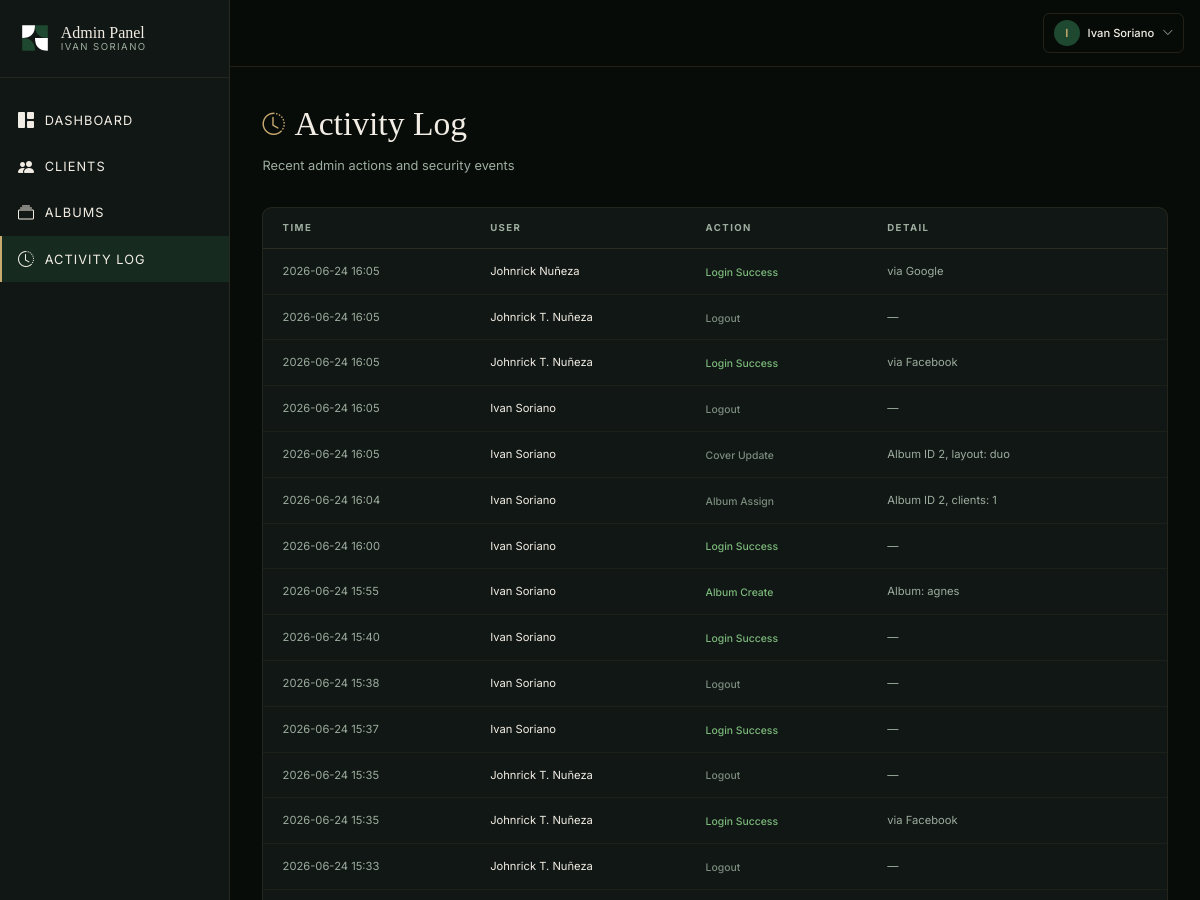
Before: /admin/logs (signed in, upper part) with the older database file.
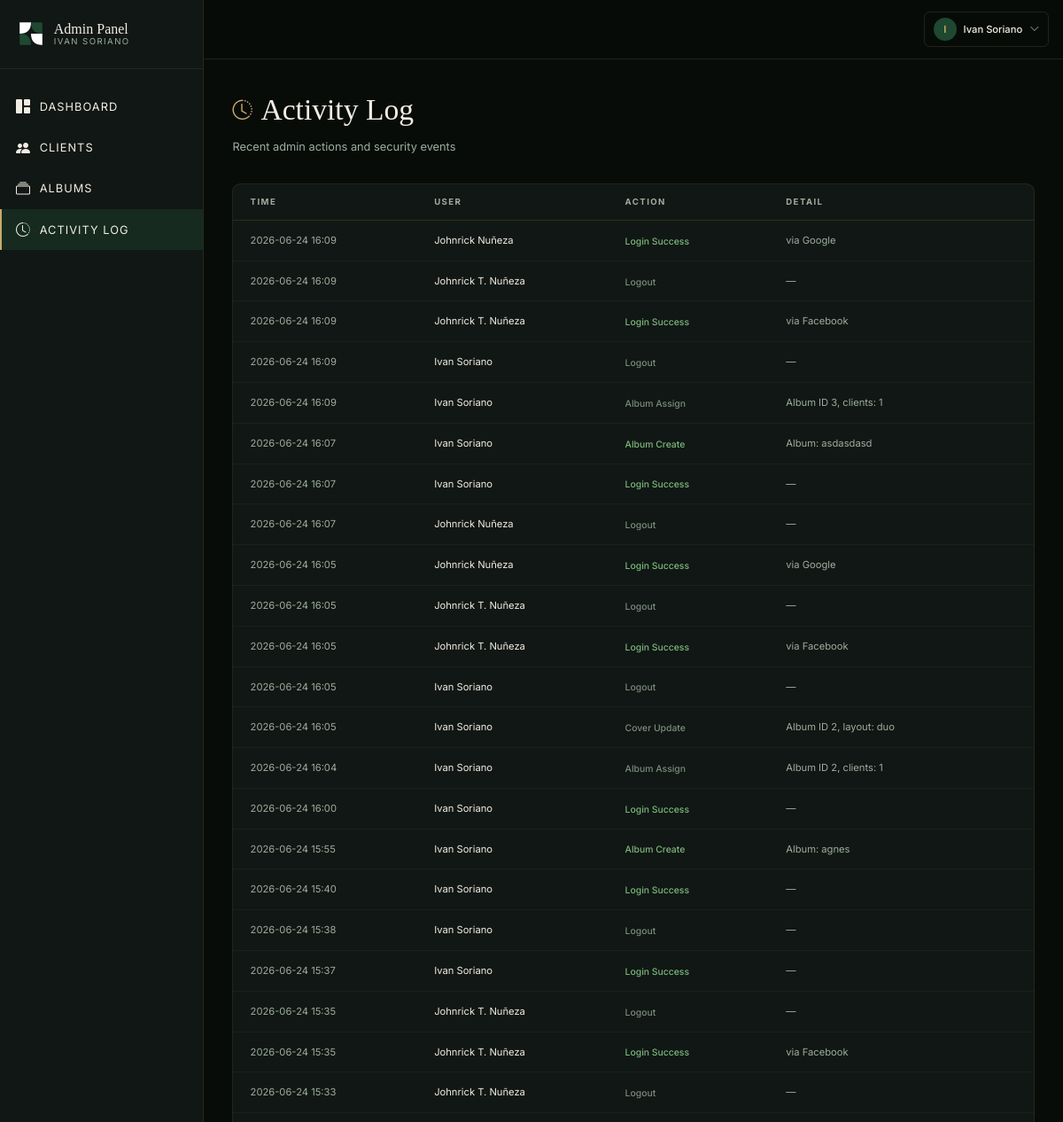
After: the same page with the newer database file.
### models.py (models this page shows, shortened)
class User(UserMixin, db.Model):
    __tablename__ = "users"
    id = db.Column(db.Integer, primary_key=True)
    email = db.Column(db.String(120), unique=True, nullable=False)
    password_hash = db.Column(db.String(256), nullable=True)
    role = db.Column(db.String(20), nullable=False, default="client")  # 'admin' or 'client'
    name = db.Column(db.String(100), nullable=False, default="")
    created_at = db.Column(db.DateTime, default=datetime.utcnow)
    failed_login_count = db.Column(db.Integer, default=0)
    locked_until = db.Column(db.DateTime, nullable=True)
    oauth_provider = db.Column(db.String(20), nullable=True)  # 'facebook', 'google', or None
    assignments = db.relationship("PhotoAssignment", backref="client", foreign_keys="PhotoAssignment.client_id", cascade="all, delete-orphan")
    @property
    def is_admin(self):
        return self.role == "admin"

class AdminLog(db.Model):
    __tablename__ = "admin_logs"
    id = db.Column(db.Integer, primary_key=True)
    user_id = db.Column(db.Integer, db.ForeignKey("users.id"), nullable=True)
    action = db.Column(db.String(100), nullable=False)
    detail = db.Column(db.Text, nullable=True)
    created_at = db.Column(db.DateTime, default=datetime.utcnow)
    user = db.relationship("User", foreign_keys=[user_id])

### admin.py (the view)
@admin_bp.route("/logs")
@admin_required
def logs():
    page = request.args.get("page", 1, type=int)
    per_page = 50
    pagination = AdminLog.query.order_by(AdminLog.created_at.desc()).paginate(
        page=page, per_page=per_page, error_out=False
    )
    return render_template("admin/logs.html", logs=pagination.items, pagination=pagination)

### admin.py (called while the page is built)
def admin_required(f):
    @wraps(f)
    @login_required
    def decorated(*args, **kwargs):
        if not current_user.is_admin:
            return redirect(url_for("client.gallery"))
        return f(*args, **kwargs)
    return decorated

### app.py (called while the page is built)
@login_manager.user_loader
def load_user(user_id):
    return User.query.get(int(user_id))

### templates/admin/logs.html (shortened to what this page needs)
{% extends "admin/base.html" %}
{% block content %}
<div class="admin-animate">
  <div class="mb-10">
    <div class="flex items-center gap-3 mb-2">
      <i class="bi bi-clock-history" style="font-size: 28px; color: var(--isp-gold);"></i>
      <h1 style="font-family: var(--font-display); color: var(--isp-cream); font-size: 42px; font-weight: 300;">Activity Log</h1>
    </div>
    <p style="color: var(--isp-text-muted); font-size: 16px;">Recent admin actions and security events</p>
  </div>
  <div class="rounded-xl overflow-hidden" style="background-color: var(--isp-bg-card); border: 1px solid rgba(200,169,110,0.1);">
    <table class="w-full">
      <thead>
        <tr style="border-bottom: 1px solid rgba(200,169,110,0.15);">
          <th class="text-left px-6 py-4 uppercase" style="font-size: 12px; letter-spacing: 0.15em; color: var(--isp-text-muted);">Time</th>
          <th class="text-left px-6 py-4 uppercase" style="font-size: 12px; letter-spacing: 0.15em; color: var(--isp-text-muted);">User</th>
          <th class="text-left px-6 py-4 uppercase" style="font-size: 12px; letter-spacing: 0.15em; color: var(--isp-text-muted);">Action</th>
          <th class="text-left px-6 py-4 uppercase" style="font-size: 12px; letter-spacing: 0.15em; color: var(--isp-text-muted);">Detail</th>
        </tr>
      </thead>
      <tbody>
        {% for log in logs %}
        <tr style="border-bottom: 1px solid rgba(200,169,110,0.06);">
          <td class="px-6 py-4" style="color: var(--isp-text-muted); font-size: 14px; white-space: nowrap;">
            {{ log.created_at.strftime('%Y-%m-%d %H:%M') }}
          </td>
          <td class="px-6 py-4" style="color: var(--isp-cream); font-size: 14px;">
            {{ log.user.name if log.user else 'System' }}
          </td>
          <td class="px-6 py-4">
            <span style="font-size: 13px; font-weight: 500; color: {{ action_colors.get(log.action, '#C8A96E') }};">
              {{ log.action.replace('_', ' ').title() }}
            </span>
          </td>
          <td class="px-6 py-4" style="color: var(--isp-text-muted); font-size: 14px;">
            {{ log.detail or '—' }}
          </td>
        </tr>
        {% else %}
        <tr>
          <td colspan="4" class="px-6 py-12 text-center" style="color: var(--isp-text-muted); font-size: 15px;">
            No activity logged yet.
          </td>
        </tr>
        {% endfor %}
      </tbody>
    </table>
  </div>
</div>
{% endblock %}

### templates/admin/base.html (shortened to what this page needs)
<!DOCTYPE html>
<html lang="en">
<head>
  <script src="https://cdn.tailwindcss.com"></script>
  <link rel="stylesheet" href="https://cdn.jsdelivr.net/npm/bootstrap-icons@1.11.3/font/bootstrap-icons.min.css">
  <link rel="stylesheet" href="{{ url_for('static', filename='css/styles.css') }}" />
</head>
<body style="background-color: var(--isp-bg); font-family: var(--font-body); min-height: 100vh;">
  <div class="flex items-stretch" style="min-height: 125vh;">
    <aside class="fixed lg:sticky inset-y-0 left-0 w-72 z-50 flex flex-col transition-transform duration-300 -translate-x-full lg:translate-x-0"
      id="admin-sidebar"
      style="background-color: var(--isp-bg-card); border-right: 1px solid rgba(200,169,110,0.12);">
      <div class="px-6 py-7" style="border-bottom: 1px solid rgba(200,169,110,0.1);">
        <a href="/admin/dashboard" class="flex items-center gap-3">
          <svg width="40" height="40" viewBox="0 0 100 100" fill="none" xmlns="http://www.w3.org/2000/svg">
            <path d="M10 10 H50 Q50 50 10 50 Z" fill="white" />
            <path d="M50 10 H90 V50 Q50 50 50 10 Z" fill="#1F4830" />
            <path d="M10 50 Q50 50 50 90 H10 Z" fill="#1F4830" />
            <path d="M50 50 Q50 90 90 90 V50 Z" fill="white" />
          </svg>
          <div class="flex flex-col leading-none">
            <span style="font-family: var(--font-display); color: var(--isp-cream); font-size: 20px; font-weight: 400;">
              Admin Panel
            </span>
            <span style="font-family: var(--font-body); color: var(--isp-text-muted); font-size: 12px; letter-spacing: 0.15em; text-transform: uppercase; margin-top: 2px;">
              Ivan Soriano
            </span>
          </div>
        </a>
      </div>
      <nav class="flex-1 py-6 overflow-y-auto">
        <a href="/admin/dashboard" class="admin-nav-link" style="color: var(--isp-cream);">
          <i class="bi bi-grid-1x2-fill" style="font-size: 20px;"></i> Dashboard
        </a>
        <a href="/admin/clients" class="admin-nav-link" style="color: var(--isp-cream);">
          <i class="bi bi-people-fill" style="font-size: 20px;"></i> Clients
        </a>
        <a href="/admin/albums" class="admin-nav-link" style="color: var(--isp-cream);">
          <i class="bi bi-collection" style="font-size: 20px;"></i> Albums
        </a>
        <a href="/admin/logs" class="admin-nav-link" style="color: var(--isp-cream);">
          <i class="bi bi-clock-history" style="font-size: 20px;"></i> Activity Log
        </a>
      </nav>
    </aside>
    <div class="flex-1 min-w-0" style="min-height: 125vh;">
      <header class="sticky top-0 z-30 flex items-center justify-between px-5 py-4"
        style="background-color: rgba(8,12,9,0.92); backdrop-filter: blur(12px); border-bottom: 1px solid rgba(200,169,110,0.15);">
        <div class="relative">
          <button onclick="toggleUserMenu()" class="flex items-center gap-2.5 px-3 py-2 rounded-lg transition-all hover:bg-isp-green" style="border: 1px solid rgba(200,169,110,0.15);">
            <div class="w-8 h-8 rounded-full flex items-center justify-center" style="background-color: var(--isp-green); color: var(--isp-gold); font-size: 14px; font-weight: 600;">
              {{ current_user.name[0] if current_user.name else 'A' }}
            </div>
            <span class="hidden sm:inline" style="color: var(--isp-cream); font-size: 14px; font-weight: 500;">{{ current_user.name }}</span>
            <i class="bi bi-chevron-down" style="font-size: 14px; color: var(--isp-text-muted);"></i>
          </button>
        </div>
      </header>
      <main class="px-6 lg:px-10 py-10">
        {% block content %}{% endblock %}
      </main>
    </div>
  </div>
</body>
</html>

### static/css/styles.css (style rules this page uses)
body { zoom: 0.8; }
:root { --isp-green: #1F4830; --isp-green-light: #2D5A3D; --isp-green-dark: #152E20; --isp-cream: #F2EDE4; --isp-gold: #C8A96E; --isp-bg: #080C09; --isp-bg-card: #111714; --isp-bg-section: #0D120F; --isp-text-muted: #9DAD9F; --font-display: 'Cormorant Garamond', Georgia, serif; --font-body: 'Inter', system-ui, sans-serif; }
* { margin: 0; padding: 0; box-sizing: border-box; }
html, body { height: 100%; }
body { background-color: var(--isp-bg); font-family: var(--font-body); color: var(--isp-cream); -webkit-font-smoothing: antialiased; -moz-osx-font-smoothing: grayscale; }
html { scroll-behavior: smooth; }

### templates/admin/base.html (style rules this page uses)
.admin-nav-link { display: flex; align-items: center; gap: 12px; padding: 14px 20px; font-size: 16px; letter-spacing: 0.08em; text-transform: uppercase; transition: all 0.3s ease; border-left: 3px solid transparent; }
.admin-nav-link.active { background-color: rgba(31,72,48,0.4); border-left-color: var(--isp-gold); color: var(--isp-gold); }
.admin-animate { animation: fadeInUp 0.5s ease-out; }

Changed rows visible on the page:
added AdminLog: created_at "2026-06-24 16:09", user "Johnrick Nuñeza", action.replace "Login Success", detail "via Google"
added AdminLog: created_at "2026-06-24 16:09", user "Johnrick T. Nuñeza", action.replace "Logout", detail "—"
added AdminLog: created_at "2026-06-24 16:09", user "Johnrick T. Nuñeza", action.replace "Login Success", detail "via Facebook"
added AdminLog: created_at "2026-06-24 16:09", user "Ivan Soriano", action.replace "Logout", detail "—"
added AdminLog: created_at "2026-06-24 16:09", user "Ivan Soriano", action.replace "Album Assign", detail "Album ID 3, clients: 1"
added AdminLog: created_at "2026-06-24 16:07", user "Ivan Soriano", action.replace "Album Create", detail "Album: asdasdasd"
added AdminLog: created_at "2026-06-24 16:07", user "Ivan Soriano", action.replace "Login Success", detail "—"
added AdminLog: created_at "2026-06-24 16:07", user "Johnrick Nuñeza", action.replace "Logout", detail "—"
